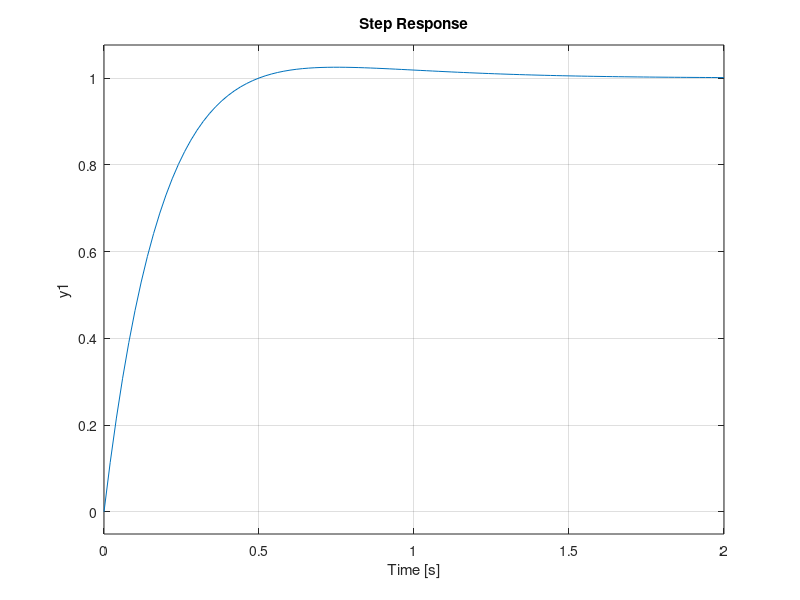

Write MATLAB code to recreate this figure. (Note: this script raises an error after producing the figure.)
%% 3b
clear,clc;

num = [0 0 2];
den = [1 2 0];
sys = tf(num,den);

rlocus(sys)

%% 4
clear,clc;

Kp = 8;
Kd = 3;
a = 2;

Cs = tf([0 Kd Kp],1);
Gs = tf([0 0 a],[1 a 0]);
OLTF = Cs*Gs;
CLTF = feedback(OLTF,1);

step(CLTF)
S = stepinfo(CLTF)

